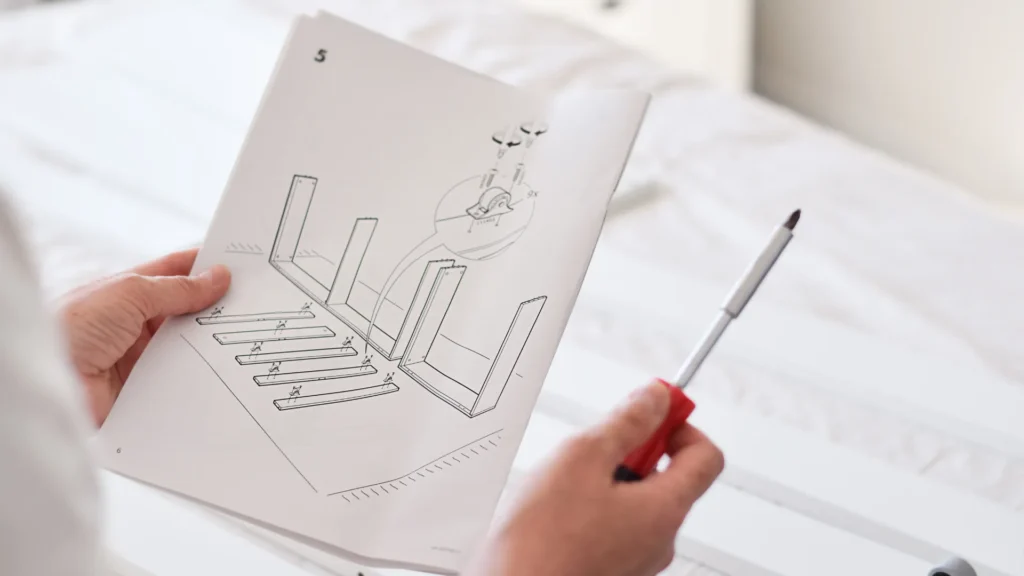
#> input picture modulo 2/image1.png, 1024 x 576 px
$ jupyter execute feat_match.ipynb
#> lines starting #> are read from the running program, lines starting #| are printed output that depends on the picture
[cell 1]
import numpy as np
import matplotlib.pyplot as plt
import cv2

[cell 2]
image1 = cv2.imread('image1.png')
#> image1 is the input picture: shape (576, 1024, 3); mean B, G, R 209.4, 209.8, 217
image2 = cv2.imread('image2.jpeg')
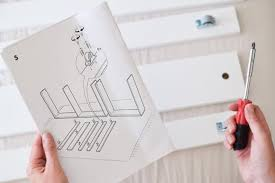
#> input picture modulo 2/image2.jpeg, 275 x 183 px
#> image2 is the input picture: shape (183, 275, 3); mean B, G, R 203.2, 203.1, 211.1

fig, axes = plt.subplots(nrows=1, ncols=2, figsize=(10, 8))
axes[0].imshow(cv2.cvtColor(image1, cv2.COLOR_BGR2RGB))
axes[1].imshow(cv2.cvtColor(image2, cv2.COLOR_BGR2RGB))
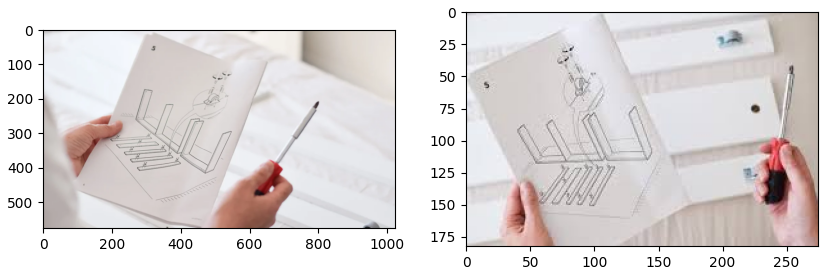
#> figure drawn by matplotlib, 2 panels

[cell 3]
# inicializando o detector do orb
orb = cv2.ORB_create()

# detectando os keypoints nas imagens
kp1, des1 = orb.detectAndCompute(image1, None)
#> kp1 = 500 keypoints; strongest (x, y, size): (509, 144, 37.2), (798, 212, 44.6), (508, 144, 31), (798, 211, 31)
kp2, des2 = orb.detectAndCompute(image2, None)
#> kp2 = 293 keypoints; strongest (x, y, size): (223, 76, 37.2), (223, 75, 31), (227, 76, 31), (226, 78, 31)

image_1_kp = cv2.drawKeypoints(image1, kp1, None, flags=cv2.DRAW_MATCHES_FLAGS_DRAW_RICH_KEYPOINTS)
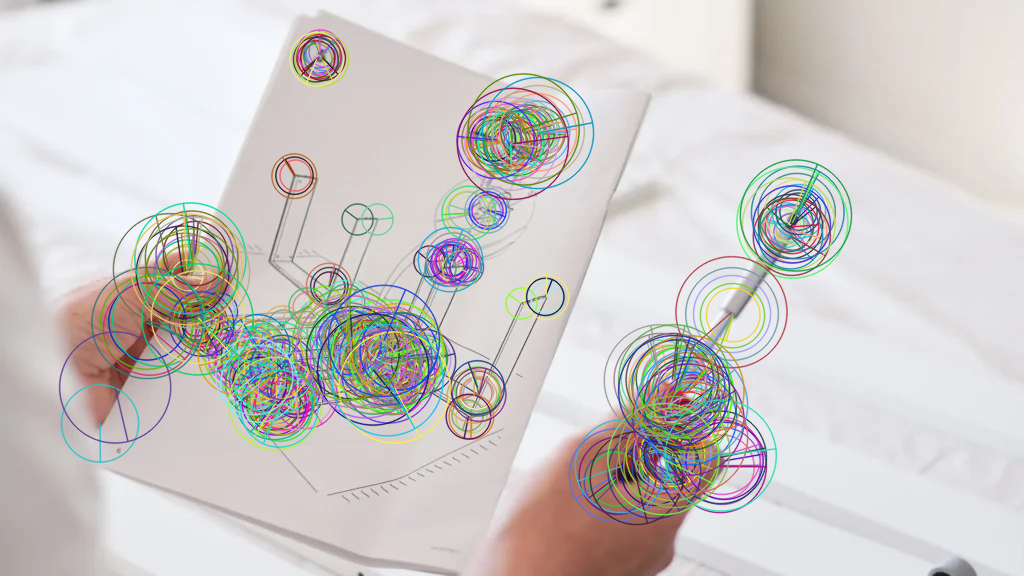
#> image_1_kp: shape (576, 1024, 3); mean B, G, R 202, 203.2, 207.1
image_2_kp = cv2.drawKeypoints(image2, kp2, None, flags=cv2.DRAW_MATCHES_FLAGS_DRAW_RICH_KEYPOINTS)
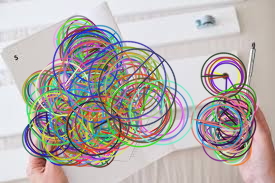
#> image_2_kp: shape (183, 275, 3); mean B, G, R 172.4, 175.2, 181.7

ig, axes = plt.subplots(nrows=1, ncols=2, figsize=(10, 8))
axes[0].imshow(cv2.cvtColor(image_1_kp, cv2.COLOR_BGR2RGB))
axes[1].imshow(cv2.cvtColor(image_2_kp, cv2.COLOR_BGR2RGB))
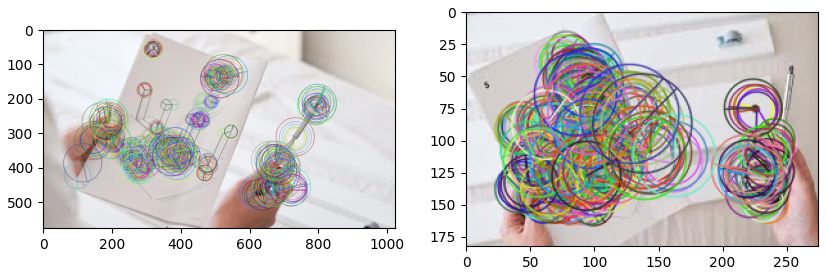
#> figure drawn by matplotlib, 2 panels

[cell 4]
# criando matcher de força bruta
bf = cv2.BFMatcher(cv2.NORM_HAMMING, crossCheck=True)

# Realizando matching entre descritores
matches = bf.match(des1, des2)
#> matches = 108 matches

# Ordenando marches com menor distância
matches = sorted(matches, key = lambda x:x.distance)

# desenhar os 5 matches mais próximos
num = 5
image_matches = cv2.drawMatches(cv2.cvtColor(image1, cv2.COLOR_BGR2RGB), kp1, cv2.cvtColor(image2, cv2.COLOR_BGR2RGB), kp2, matches[:num],
                                None, flags=cv2.DRAW_MATCHES_FLAGS_NOT_DRAW_SINGLE_POINTS)
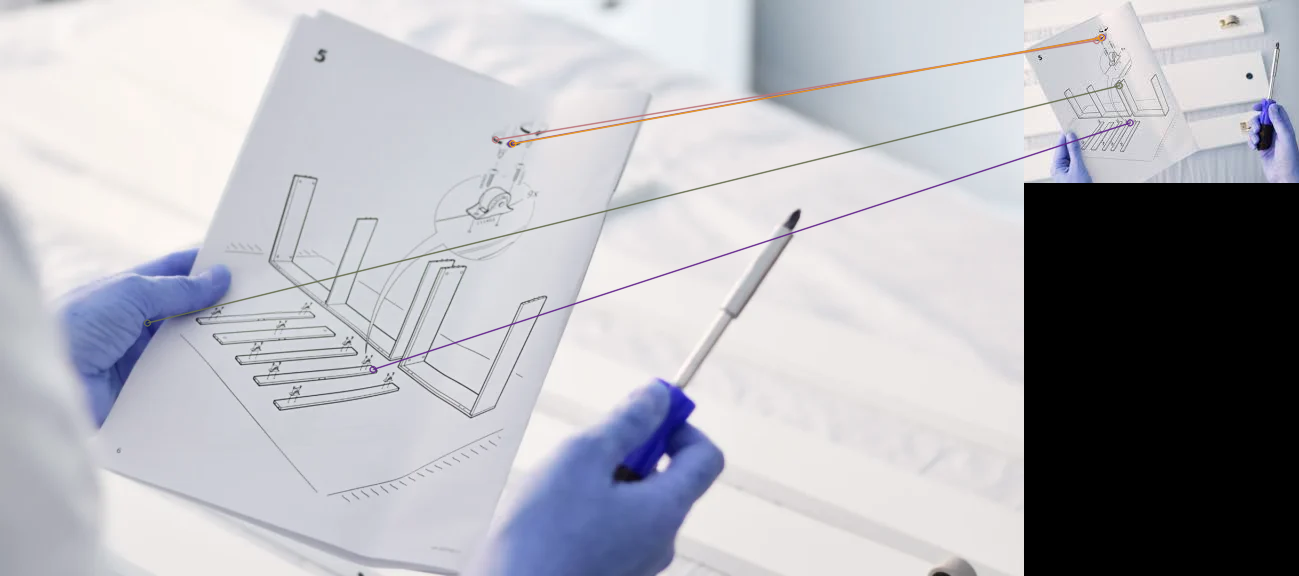
#> image_matches: shape (576, 1299, 3); mean B, G, R 184.6, 178.4, 178.4

plt.imshow(image_matches)
